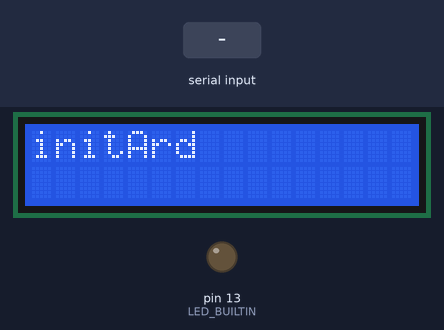
This sketch was run on a simulated Arduino Uno, built with avr-gcc and run on an emulated ATmega328P. Parts: 16×2 character LCD, output pins drawn as LEDs (lit = HIGH). Inputs (shaded band) come from the test bench.

Above: at 3.5 s.
3.6 s: "1" received over Serial
At 4.3 s:
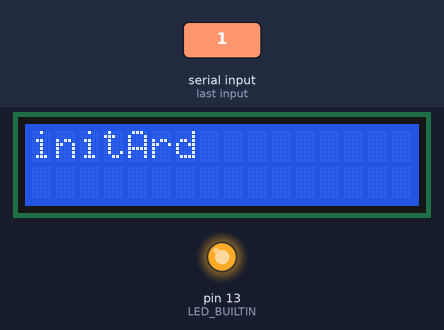
At 5.0 s:
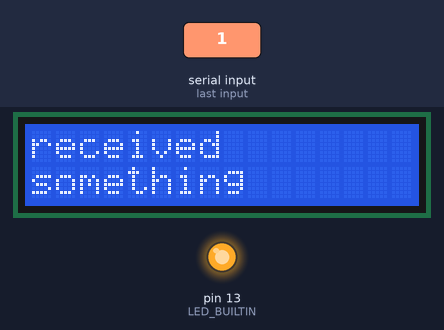
Timing chart, 0 to 6.6 s (numbered marks = the images above; inputs shaded):
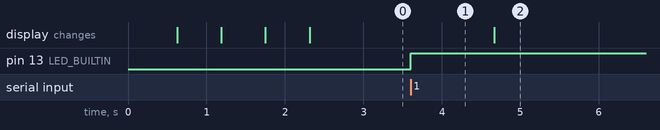

Measured:
- after the input at 3.6 s, pin 13 (LED_BUILTIN): LOW → HIGH at once

The sketch:

LCDtest.ino
```cpp
#include <LiquidCrystal.h>

const int rs = 12, en = 11, d4 = 5, d5 = 4, d6 = 3, d7 = 2;
LiquidCrystal lcd(rs, en, d4, d5, d6, d7);
byte freq;
String inString;
unsigned long last = millis();

void setup()
{
  pinMode(LED_BUILTIN, OUTPUT);
  digitalWrite(LED_BUILTIN, LOW);

  lcd.begin(16, 2);
  lcd.print(".");
  lcd.setCursor(0, 1);
  lcd.print("");
  delay(500);
  lcd.begin(16, 2);
  lcd.print("..");
  lcd.setCursor(0, 1);
  lcd.print("");
  delay(500);
  lcd.begin(16, 2);
  lcd.print(".");
  lcd.setCursor(0, 1);
  lcd.print("");
  delay(500);
  lcd.begin(16, 2);
  lcd.print("...");
  lcd.setCursor(0, 1);
  lcd.print("");
  delay(500);
  // start serial port at 9600 bps:
  Serial.begin(9600);
  while (!Serial)
  {
    ;
  }

  // Serial.println("test\n");
  // Serial.write("test\n");

  freq = 15;
  lcd.begin(16, 2);
  lcd.print("initArd");
  lcd.setCursor(0, 1);
  lcd.print("");
}

void loop()
{
  // while(Serial.available() == 0){
  //   // digitalWrite(LED_BUILTIN, LOW);
  //   // if(last<millis()-1000){
  //   //   last = millis();
  //   //   digitalWrite(LED_BUILTIN, HIGH);
  //   // }
  //   // if(last<millis()-500){
  //   //   digitalWrite(LED_BUILTIN, LOW);
  //   // }
  //   // digitalWrite(LED_BUILTIN, HIGH);   // turn the LED on (HIGH is the voltage level)

  //   // delay(500/freq);                       // wait for a second
  //   // digitalWrite(LED_BUILTIN, LOW);    // turn the LED off by making the voltage LOW
  //   // delay(500/freq);                       // wait for a second

  // }
  while (Serial.available() > 0)
  {
    digitalWrite(LED_BUILTIN, HIGH);
    inString = Serial.readString();
    // Serial.println(inString);
    // Serial.write("sent message\n");
    lcd.begin(16, 2);
    lcd.print("received");
    lcd.setCursor(0, 1);
    lcd.print("something");
    // if(inString.toInt()>0&&inString.toInt()<20){
    //   freq = inString.toInt();
    // }
  }
}

void establishContact()
{
  while (Serial.available() <= 0)
  {
    Serial.print("ABCD"); // send a capital A
    delay(300);
  }
}
```
